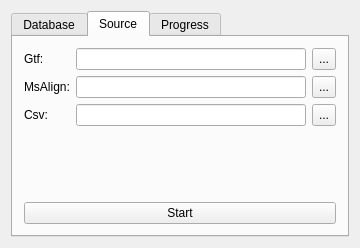
<?xml version="1.0" encoding="UTF-8"?>
<ui version="4.0">
 <class>SnowMainWnd</class>
 <widget class="QDialog" name="SnowMainWnd">
  <property name="geometry">
   <rect>
    <x>0</x>
    <y>0</y>
    <width>360</width>
    <height>248</height>
   </rect>
  </property>
  <property name="windowTitle">
   <string>SnowMainWnd</string>
  </property>
  <layout class="QHBoxLayout" name="horizontalLayout">
   <item>
    <widget class="QTabWidget" name="tabWidget">
     <property name="currentIndex">
      <number>1</number>
     </property>
     <widget class="QWidget" name="tab">
      <attribute name="title">
       <string>Database</string>
      </attribute>
      <layout class="QHBoxLayout" name="horizontalLayout_4">
       <item>
        <layout class="QGridLayout" name="gridLayout">
         <item row="0" column="0">
          <widget class="QLabel" name="label_3">
           <property name="font">
            <font>
             <pointsize>9</pointsize>
            </font>
           </property>
           <property name="text">
            <string>Engine:</string>
           </property>
          </widget>
         </item>
         <item row="1" column="1">
          <widget class="QLineEdit" name="lineEdit_DbUrl"/>
         </item>
         <item row="3" column="1">
          <widget class="QLineEdit" name="lineEdit_DbUser"/>
         </item>
         <item row="4" column="0">
          <widget class="QLabel" name="label_7">
           <property name="font">
            <font>
             <pointsize>9</pointsize>
            </font>
           </property>
           <property name="text">
            <string>Password:</string>
           </property>
          </widget>
         </item>
         <item row="2" column="0">
          <widget class="QLabel" name="label_5">
           <property name="font">
            <font>
             <pointsize>9</pointsize>
            </font>
           </property>
           <property name="text">
            <string>DbName:</string>
           </property>
          </widget>
         </item>
         <item row="2" column="1">
          <widget class="QLineEdit" name="lineEdit_DbName"/>
         </item>
         <item row="3" column="0">
          <widget class="QLabel" name="label_6">
           <property name="font">
            <font>
             <pointsize>9</pointsize>
            </font>
           </property>
           <property name="text">
            <string>User:</string>
           </property>
          </widget>
         </item>
         <item row="5" column="1">
          <spacer name="verticalSpacer">
           <property name="orientation">
            <enum>Qt::Vertical</enum>
           </property>
           <property name="sizeType">
            <enum>QSizePolicy::Expanding</enum>
           </property>
           <property name="sizeHint" stdset="0">
            <size>
             <width>20</width>
             <height>40</height>
            </size>
           </property>
          </spacer>
         </item>
         <item row="4" column="1">
          <widget class="QLineEdit" name="lineEdit_DbPassword"/>
         </item>
         <item row="0" column="1">
          <widget class="QComboBox" name="comboBox">
           <item>
            <property name="text">
             <string>MySQL</string>
            </property>
           </item>
          </widget>
         </item>
         <item row="1" column="0">
          <widget class="QLabel" name="label_4">
           <property name="font">
            <font>
             <pointsize>9</pointsize>
            </font>
           </property>
           <property name="text">
            <string>Url:</string>
           </property>
          </widget>
         </item>
         <item row="6" column="0" colspan="2">
          <widget class="QPushButton" name="pushButton_Db_Next">
           <property name="text">
            <string>Next</string>
           </property>
          </widget>
         </item>
        </layout>
       </item>
      </layout>
     </widget>
     <widget class="QWidget" name="tab_2">
      <attribute name="title">
       <string>Source</string>
      </attribute>
      <layout class="QHBoxLayout" name="horizontalLayout_5">
       <item>
        <layout class="QGridLayout" name="gridLayout_2">
         <item row="1" column="1">
          <widget class="QLineEdit" name="lineEdit_Source_MsAlign"/>
         </item>
         <item row="0" column="0">
          <widget class="QLabel" name="label_12">
           <property name="font">
            <font>
             <pointsize>9</pointsize>
            </font>
           </property>
           <property name="text">
            <string>Gtf:</string>
           </property>
          </widget>
         </item>
         <item row="2" column="1">
          <widget class="QLineEdit" name="lineEdit_Source_Csv"/>
         </item>
         <item row="1" column="0">
          <widget class="QLabel" name="label_10">
           <property name="font">
            <font>
             <pointsize>9</pointsize>
            </font>
           </property>
           <property name="text">
            <string>MsAlign:</string>
           </property>
          </widget>
         </item>
         <item row="0" column="1">
          <widget class="QLineEdit" name="lineEdit_Source_Gtf"/>
         </item>
         <item row="3" column="1">
          <spacer name="verticalSpacer_2">
           <property name="orientation">
            <enum>Qt::Vertical</enum>
           </property>
           <property name="sizeType">
            <enum>QSizePolicy::Expanding</enum>
           </property>
           <property name="sizeHint" stdset="0">
            <size>
             <width>20</width>
             <height>40</height>
            </size>
           </property>
          </spacer>
         </item>
         <item row="2" column="0">
          <widget class="QLabel" name="label_11">
           <property name="font">
            <font>
             <pointsize>9</pointsize>
            </font>
           </property>
           <property name="text">
            <string>Csv:</string>
           </property>
          </widget>
         </item>
         <item row="0" column="2">
          <widget class="QToolButton" name="toolButton_Source_Gtf">
           <property name="sizePolicy">
            <sizepolicy hsizetype="Fixed" vsizetype="Preferred">
             <horstretch>0</horstretch>
             <verstretch>0</verstretch>
            </sizepolicy>
           </property>
           <property name="text">
            <string>...</string>
           </property>
          </widget>
         </item>
         <item row="1" column="2">
          <widget class="QToolButton" name="toolButton_Source_MsAlign">
           <property name="sizePolicy">
            <sizepolicy hsizetype="Fixed" vsizetype="Preferred">
             <horstretch>0</horstretch>
             <verstretch>0</verstretch>
            </sizepolicy>
           </property>
           <property name="text">
            <string>...</string>
           </property>
          </widget>
         </item>
         <item row="2" column="2">
          <widget class="QToolButton" name="toolButton_Source_Csv">
           <property name="sizePolicy">
            <sizepolicy hsizetype="Fixed" vsizetype="Preferred">
             <horstretch>0</horstretch>
             <verstretch>0</verstretch>
            </sizepolicy>
           </property>
           <property name="text">
            <string>...</string>
           </property>
          </widget>
         </item>
         <item row="4" column="0" colspan="3">
          <widget class="QPushButton" name="pushButton_Source_Start">
           <property name="text">
            <string>Start</string>
           </property>
          </widget>
         </item>
        </layout>
       </item>
      </layout>
     </widget>
     <widget class="QWidget" name="tab_3">
      <attribute name="title">
       <string>Progress</string>
      </attribute>
      <layout class="QHBoxLayout" name="horizontalLayout_6">
       <item>
        <widget class="QTextEdit" name="textEdit">
         <property name="readOnly">
          <bool>true</bool>
         </property>
        </widget>
       </item>
      </layout>
     </widget>
    </widget>
   </item>
  </layout>
 </widget>
 <layoutdefault spacing="6" margin="11"/>
 <resources/>
 <connections/>
</ui>
